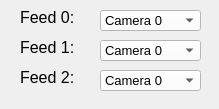
<?xml version="1.0" encoding="UTF-8"?>
<ui version="4.0">
 <class>rqt_vortex_camera_selection</class>
 <widget class="QWidget" name="rqt_vortex_camera_selection">
  <property name="geometry">
   <rect>
    <x>0</x>
    <y>0</y>
    <width>219</width>
    <height>109</height>
   </rect>
  </property>
  <property name="windowTitle">
   <string>Vortex Camera Selection</string>
  </property>
  <widget class="QLabel" name="label">
   <property name="geometry">
    <rect>
     <x>20</x>
     <y>10</y>
     <width>59</width>
     <height>14</height>
    </rect>
   </property>
   <property name="font">
    <font>
     <pointsize>12</pointsize>
    </font>
   </property>
   <property name="text">
    <string>Feed 0:</string>
   </property>
  </widget>
  <widget class="QComboBox" name="comboBox_feed0">
   <property name="geometry">
    <rect>
     <x>100</x>
     <y>10</y>
     <width>101</width>
     <height>21</height>
    </rect>
   </property>
   <property name="palette">
    <palette>
     <active>
      <colorrole role="WindowText">
       <brush brushstyle="SolidPattern">
        <color alpha="255">
         <red>0</red>
         <green>0</green>
         <blue>0</blue>
        </color>
       </brush>
      </colorrole>
      <colorrole role="Button">
       <brush brushstyle="SolidPattern">
        <color alpha="255">
         <red>255</red>
         <green>255</green>
         <blue>255</blue>
        </color>
       </brush>
      </colorrole>
      <colorrole role="Light">
       <brush brushstyle="SolidPattern">
        <color alpha="255">
         <red>255</red>
         <green>255</green>
         <blue>255</blue>
        </color>
       </brush>
      </colorrole>
      <colorrole role="Midlight">
       <brush brushstyle="SolidPattern">
        <color alpha="255">
         <red>255</red>
         <green>255</green>
         <blue>255</blue>
        </color>
       </brush>
      </colorrole>
      <colorrole role="Dark">
       <brush brushstyle="SolidPattern">
        <color alpha="255">
         <red>127</red>
         <green>127</green>
         <blue>127</blue>
        </color>
       </brush>
      </colorrole>
      <colorrole role="Mid">
       <brush brushstyle="SolidPattern">
        <color alpha="255">
         <red>170</red>
         <green>170</green>
         <blue>170</blue>
        </color>
       </brush>
      </colorrole>
      <colorrole role="Text">
       <brush brushstyle="SolidPattern">
        <color alpha="255">
         <red>0</red>
         <green>0</green>
         <blue>0</blue>
        </color>
       </brush>
      </colorrole>
      <colorrole role="BrightText">
       <brush brushstyle="SolidPattern">
        <color alpha="255">
         <red>255</red>
         <green>255</green>
         <blue>255</blue>
        </color>
       </brush>
      </colorrole>
      <colorrole role="ButtonText">
       <brush brushstyle="SolidPattern">
        <color alpha="255">
         <red>0</red>
         <green>0</green>
         <blue>0</blue>
        </color>
       </brush>
      </colorrole>
      <colorrole role="Base">
       <brush brushstyle="SolidPattern">
        <color alpha="255">
         <red>255</red>
         <green>255</green>
         <blue>255</blue>
        </color>
       </brush>
      </colorrole>
      <colorrole role="Window">
       <brush brushstyle="SolidPattern">
        <color alpha="255">
         <red>255</red>
         <green>255</green>
         <blue>255</blue>
        </color>
       </brush>
      </colorrole>
      <colorrole role="Shadow">
       <brush brushstyle="SolidPattern">
        <color alpha="255">
         <red>0</red>
         <green>0</green>
         <blue>0</blue>
        </color>
       </brush>
      </colorrole>
      <colorrole role="AlternateBase">
       <brush brushstyle="SolidPattern">
        <color alpha="255">
         <red>255</red>
         <green>255</green>
         <blue>255</blue>
        </color>
       </brush>
      </colorrole>
      <colorrole role="ToolTipBase">
       <brush brushstyle="SolidPattern">
        <color alpha="255">
         <red>255</red>
         <green>255</green>
         <blue>220</blue>
        </color>
       </brush>
      </colorrole>
      <colorrole role="ToolTipText">
       <brush brushstyle="SolidPattern">
        <color alpha="255">
         <red>0</red>
         <green>0</green>
         <blue>0</blue>
        </color>
       </brush>
      </colorrole>
     </active>
     <inactive>
      <colorrole role="WindowText">
       <brush brushstyle="SolidPattern">
        <color alpha="255">
         <red>0</red>
         <green>0</green>
         <blue>0</blue>
        </color>
       </brush>
      </colorrole>
      <colorrole role="Button">
       <brush brushstyle="SolidPattern">
        <color alpha="255">
         <red>255</red>
         <green>255</green>
         <blue>255</blue>
        </color>
       </brush>
      </colorrole>
      <colorrole role="Light">
       <brush brushstyle="SolidPattern">
        <color alpha="255">
         <red>255</red>
         <green>255</green>
         <blue>255</blue>
        </color>
       </brush>
      </colorrole>
      <colorrole role="Midlight">
       <brush brushstyle="SolidPattern">
        <color alpha="255">
         <red>255</red>
         <green>255</green>
         <blue>255</blue>
        </color>
       </brush>
      </colorrole>
      <colorrole role="Dark">
       <brush brushstyle="SolidPattern">
        <color alpha="255">
         <red>127</red>
         <green>127</green>
         <blue>127</blue>
        </color>
       </brush>
      </colorrole>
      <colorrole role="Mid">
       <brush brushstyle="SolidPattern">
        <color alpha="255">
         <red>170</red>
         <green>170</green>
         <blue>170</blue>
        </color>
       </brush>
      </colorrole>
      <colorrole role="Text">
       <brush brushstyle="SolidPattern">
        <color alpha="255">
         <red>0</red>
         <green>0</green>
         <blue>0</blue>
        </color>
       </brush>
      </colorrole>
      <colorrole role="BrightText">
       <brush brushstyle="SolidPattern">
        <color alpha="255">
         <red>255</red>
         <green>255</green>
         <blue>255</blue>
        </color>
       </brush>
      </colorrole>
      <colorrole role="ButtonText">
       <brush brushstyle="SolidPattern">
        <color alpha="255">
         <red>0</red>
         <green>0</green>
         <blue>0</blue>
        </color>
       </brush>
      </colorrole>
      <colorrole role="Base">
       <brush brushstyle="SolidPattern">
        <color alpha="255">
         <red>255</red>
         <green>255</green>
         <blue>255</blue>
        </color>
       </brush>
      </colorrole>
      <colorrole role="Window">
       <brush brushstyle="SolidPattern">
        <color alpha="255">
         <red>255</red>
         <green>255</green>
         <blue>255</blue>
        </color>
       </brush>
      </colorrole>
      <colorrole role="Shadow">
       <brush brushstyle="SolidPattern">
        <color alpha="255">
         <red>0</red>
         <green>0</green>
         <blue>0</blue>
        </color>
       </brush>
      </colorrole>
      <colorrole role="AlternateBase">
       <brush brushstyle="SolidPattern">
        <color alpha="255">
         <red>255</red>
         <green>255</green>
         <blue>255</blue>
        </color>
       </brush>
      </colorrole>
      <colorrole role="ToolTipBase">
       <brush brushstyle="SolidPattern">
        <color alpha="255">
         <red>255</red>
         <green>255</green>
         <blue>220</blue>
        </color>
       </brush>
      </colorrole>
      <colorrole role="ToolTipText">
       <brush brushstyle="SolidPattern">
        <color alpha="255">
         <red>0</red>
         <green>0</green>
         <blue>0</blue>
        </color>
       </brush>
      </colorrole>
     </inactive>
     <disabled>
      <colorrole role="WindowText">
       <brush brushstyle="SolidPattern">
        <color alpha="255">
         <red>127</red>
         <green>127</green>
         <blue>127</blue>
        </color>
       </brush>
      </colorrole>
      <colorrole role="Button">
       <brush brushstyle="SolidPattern">
        <color alpha="255">
         <red>255</red>
         <green>255</green>
         <blue>255</blue>
        </color>
       </brush>
      </colorrole>
      <colorrole role="Light">
       <brush brushstyle="SolidPattern">
        <color alpha="255">
         <red>255</red>
         <green>255</green>
         <blue>255</blue>
        </color>
       </brush>
      </colorrole>
      <colorrole role="Midlight">
       <brush brushstyle="SolidPattern">
        <color alpha="255">
         <red>255</red>
         <green>255</green>
         <blue>255</blue>
        </color>
       </brush>
      </colorrole>
      <colorrole role="Dark">
       <brush brushstyle="SolidPattern">
        <color alpha="255">
         <red>127</red>
         <green>127</green>
         <blue>127</blue>
        </color>
       </brush>
      </colorrole>
      <colorrole role="Mid">
       <brush brushstyle="SolidPattern">
        <color alpha="255">
         <red>170</red>
         <green>170</green>
         <blue>170</blue>
        </color>
       </brush>
      </colorrole>
      <colorrole role="Text">
       <brush brushstyle="SolidPattern">
        <color alpha="255">
         <red>127</red>
         <green>127</green>
         <blue>127</blue>
        </color>
       </brush>
      </colorrole>
      <colorrole role="BrightText">
       <brush brushstyle="SolidPattern">
        <color alpha="255">
         <red>255</red>
         <green>255</green>
         <blue>255</blue>
        </color>
       </brush>
      </colorrole>
      <colorrole role="ButtonText">
       <brush brushstyle="SolidPattern">
        <color alpha="255">
         <red>127</red>
         <green>127</green>
         <blue>127</blue>
        </color>
       </brush>
      </colorrole>
      <colorrole role="Base">
       <brush brushstyle="SolidPattern">
        <color alpha="255">
         <red>255</red>
         <green>255</green>
         <blue>255</blue>
        </color>
       </brush>
      </colorrole>
      <colorrole role="Window">
       <brush brushstyle="SolidPattern">
        <color alpha="255">
         <red>255</red>
         <green>255</green>
         <blue>255</blue>
        </color>
       </brush>
      </colorrole>
      <colorrole role="Shadow">
       <brush brushstyle="SolidPattern">
        <color alpha="255">
         <red>0</red>
         <green>0</green>
         <blue>0</blue>
        </color>
       </brush>
      </colorrole>
      <colorrole role="AlternateBase">
       <brush brushstyle="SolidPattern">
        <color alpha="255">
         <red>255</red>
         <green>255</green>
         <blue>255</blue>
        </color>
       </brush>
      </colorrole>
      <colorrole role="ToolTipBase">
       <brush brushstyle="SolidPattern">
        <color alpha="255">
         <red>255</red>
         <green>255</green>
         <blue>220</blue>
        </color>
       </brush>
      </colorrole>
      <colorrole role="ToolTipText">
       <brush brushstyle="SolidPattern">
        <color alpha="255">
         <red>0</red>
         <green>0</green>
         <blue>0</blue>
        </color>
       </brush>
      </colorrole>
     </disabled>
    </palette>
   </property>
   <property name="font">
    <font>
     <pointsize>10</pointsize>
    </font>
   </property>
   <item>
    <property name="text">
     <string>Camera 0</string>
    </property>
   </item>
   <item>
    <property name="text">
     <string>Camera 1</string>
    </property>
   </item>
   <item>
    <property name="text">
     <string>Camera 2</string>
    </property>
   </item>
   <item>
    <property name="text">
     <string>Camera 3</string>
    </property>
   </item>
   <item>
    <property name="text">
     <string>Camera 4</string>
    </property>
   </item>
   <item>
    <property name="text">
     <string>Camera 5</string>
    </property>
   </item>
   <item>
    <property name="text">
     <string>Camera 6</string>
    </property>
   </item>
   <item>
    <property name="text">
     <string>Camera 7</string>
    </property>
   </item>
  </widget>
  <widget class="QComboBox" name="comboBox_feed1">
   <property name="geometry">
    <rect>
     <x>100</x>
     <y>40</y>
     <width>101</width>
     <height>21</height>
    </rect>
   </property>
   <property name="palette">
    <palette>
     <active>
      <colorrole role="WindowText">
       <brush brushstyle="SolidPattern">
        <color alpha="255">
         <red>0</red>
         <green>0</green>
         <blue>0</blue>
        </color>
       </brush>
      </colorrole>
      <colorrole role="Button">
       <brush brushstyle="SolidPattern">
        <color alpha="255">
         <red>255</red>
         <green>255</green>
         <blue>255</blue>
        </color>
       </brush>
      </colorrole>
      <colorrole role="Light">
       <brush brushstyle="SolidPattern">
        <color alpha="255">
         <red>255</red>
         <green>255</green>
         <blue>255</blue>
        </color>
       </brush>
      </colorrole>
      <colorrole role="Midlight">
       <brush brushstyle="SolidPattern">
        <color alpha="255">
         <red>255</red>
         <green>255</green>
         <blue>255</blue>
        </color>
       </brush>
      </colorrole>
      <colorrole role="Dark">
       <brush brushstyle="SolidPattern">
        <color alpha="255">
         <red>127</red>
         <green>127</green>
         <blue>127</blue>
        </color>
       </brush>
      </colorrole>
      <colorrole role="Mid">
       <brush brushstyle="SolidPattern">
        <color alpha="255">
         <red>170</red>
         <green>170</green>
         <blue>170</blue>
        </color>
       </brush>
      </colorrole>
      <colorrole role="Text">
       <brush brushstyle="SolidPattern">
        <color alpha="255">
         <red>0</red>
         <green>0</green>
         <blue>0</blue>
        </color>
       </brush>
      </colorrole>
      <colorrole role="BrightText">
       <brush brushstyle="SolidPattern">
        <color alpha="255">
         <red>255</red>
         <green>255</green>
         <blue>255</blue>
        </color>
       </brush>
      </colorrole>
      <colorrole role="ButtonText">
       <brush brushstyle="SolidPattern">
        <color alpha="255">
         <red>0</red>
         <green>0</green>
         <blue>0</blue>
        </color>
       </brush>
      </colorrole>
      <colorrole role="Base">
       <brush brushstyle="SolidPattern">
        <color alpha="255">
         <red>255</red>
         <green>255</green>
         <blue>255</blue>
        </color>
       </brush>
      </colorrole>
      <colorrole role="Window">
       <brush brushstyle="SolidPattern">
        <color alpha="255">
         <red>255</red>
         <green>255</green>
         <blue>255</blue>
        </color>
       </brush>
      </colorrole>
      <colorrole role="Shadow">
       <brush brushstyle="SolidPattern">
        <color alpha="255">
         <red>0</red>
         <green>0</green>
         <blue>0</blue>
        </color>
       </brush>
      </colorrole>
      <colorrole role="AlternateBase">
       <brush brushstyle="SolidPattern">
        <color alpha="255">
         <red>255</red>
         <green>255</green>
         <blue>255</blue>
        </color>
       </brush>
      </colorrole>
      <colorrole role="ToolTipBase">
       <brush brushstyle="SolidPattern">
        <color alpha="255">
         <red>255</red>
         <green>255</green>
         <blue>220</blue>
        </color>
       </brush>
      </colorrole>
      <colorrole role="ToolTipText">
       <brush brushstyle="SolidPattern">
        <color alpha="255">
         <red>0</red>
         <green>0</green>
         <blue>0</blue>
        </color>
       </brush>
      </colorrole>
     </active>
     <inactive>
      <colorrole role="WindowText">
       <brush brushstyle="SolidPattern">
        <color alpha="255">
         <red>0</red>
         <green>0</green>
         <blue>0</blue>
        </color>
       </brush>
      </colorrole>
      <colorrole role="Button">
       <brush brushstyle="SolidPattern">
        <color alpha="255">
         <red>255</red>
         <green>255</green>
         <blue>255</blue>
        </color>
       </brush>
      </colorrole>
      <colorrole role="Light">
       <brush brushstyle="SolidPattern">
        <color alpha="255">
         <red>255</red>
         <green>255</green>
         <blue>255</blue>
        </color>
       </brush>
      </colorrole>
      <colorrole role="Midlight">
       <brush brushstyle="SolidPattern">
        <color alpha="255">
         <red>255</red>
         <green>255</green>
         <blue>255</blue>
        </color>
       </brush>
      </colorrole>
      <colorrole role="Dark">
       <brush brushstyle="SolidPattern">
        <color alpha="255">
         <red>127</red>
         <green>127</green>
         <blue>127</blue>
        </color>
       </brush>
      </colorrole>
      <colorrole role="Mid">
       <brush brushstyle="SolidPattern">
        <color alpha="255">
         <red>170</red>
         <green>170</green>
         <blue>170</blue>
        </color>
       </brush>
      </colorrole>
      <colorrole role="Text">
       <brush brushstyle="SolidPattern">
        <color alpha="255">
         <red>0</red>
         <green>0</green>
         <blue>0</blue>
        </color>
       </brush>
      </colorrole>
      <colorrole role="BrightText">
       <brush brushstyle="SolidPattern">
        <color alpha="255">
         <red>255</red>
         <green>255</green>
         <blue>255</blue>
        </color>
       </brush>
      </colorrole>
      <colorrole role="ButtonText">
       <brush brushstyle="SolidPattern">
        <color alpha="255">
         <red>0</red>
         <green>0</green>
         <blue>0</blue>
        </color>
       </brush>
      </colorrole>
      <colorrole role="Base">
       <brush brushstyle="SolidPattern">
        <color alpha="255">
         <red>255</red>
         <green>255</green>
         <blue>255</blue>
        </color>
       </brush>
      </colorrole>
      <colorrole role="Window">
       <brush brushstyle="SolidPattern">
        <color alpha="255">
         <red>255</red>
         <green>255</green>
         <blue>255</blue>
        </color>
       </brush>
      </colorrole>
      <colorrole role="Shadow">
       <brush brushstyle="SolidPattern">
        <color alpha="255">
         <red>0</red>
         <green>0</green>
         <blue>0</blue>
        </color>
       </brush>
      </colorrole>
      <colorrole role="AlternateBase">
       <brush brushstyle="SolidPattern">
        <color alpha="255">
         <red>255</red>
         <green>255</green>
         <blue>255</blue>
        </color>
       </brush>
      </colorrole>
      <colorrole role="ToolTipBase">
       <brush brushstyle="SolidPattern">
        <color alpha="255">
         <red>255</red>
         <green>255</green>
         <blue>220</blue>
        </color>
       </brush>
      </colorrole>
      <colorrole role="ToolTipText">
       <brush brushstyle="SolidPattern">
        <color alpha="255">
         <red>0</red>
         <green>0</green>
         <blue>0</blue>
        </color>
       </brush>
      </colorrole>
     </inactive>
     <disabled>
      <colorrole role="WindowText">
       <brush brushstyle="SolidPattern">
        <color alpha="255">
         <red>127</red>
         <green>127</green>
         <blue>127</blue>
        </color>
       </brush>
      </colorrole>
      <colorrole role="Button">
       <brush brushstyle="SolidPattern">
        <color alpha="255">
         <red>255</red>
         <green>255</green>
         <blue>255</blue>
        </color>
       </brush>
      </colorrole>
      <colorrole role="Light">
       <brush brushstyle="SolidPattern">
        <color alpha="255">
         <red>255</red>
         <green>255</green>
         <blue>255</blue>
        </color>
       </brush>
      </colorrole>
      <colorrole role="Midlight">
       <brush brushstyle="SolidPattern">
        <color alpha="255">
         <red>255</red>
         <green>255</green>
         <blue>255</blue>
        </color>
       </brush>
      </colorrole>
      <colorrole role="Dark">
       <brush brushstyle="SolidPattern">
        <color alpha="255">
         <red>127</red>
         <green>127</green>
         <blue>127</blue>
        </color>
       </brush>
      </colorrole>
      <colorrole role="Mid">
       <brush brushstyle="SolidPattern">
        <color alpha="255">
         <red>170</red>
         <green>170</green>
         <blue>170</blue>
        </color>
       </brush>
      </colorrole>
      <colorrole role="Text">
       <brush brushstyle="SolidPattern">
        <color alpha="255">
         <red>127</red>
         <green>127</green>
         <blue>127</blue>
        </color>
       </brush>
      </colorrole>
      <colorrole role="BrightText">
       <brush brushstyle="SolidPattern">
        <color alpha="255">
         <red>255</red>
         <green>255</green>
         <blue>255</blue>
        </color>
       </brush>
      </colorrole>
      <colorrole role="ButtonText">
       <brush brushstyle="SolidPattern">
        <color alpha="255">
         <red>127</red>
         <green>127</green>
         <blue>127</blue>
        </color>
       </brush>
      </colorrole>
      <colorrole role="Base">
       <brush brushstyle="SolidPattern">
        <color alpha="255">
         <red>255</red>
         <green>255</green>
         <blue>255</blue>
        </color>
       </brush>
      </colorrole>
      <colorrole role="Window">
       <brush brushstyle="SolidPattern">
        <color alpha="255">
         <red>255</red>
         <green>255</green>
         <blue>255</blue>
        </color>
       </brush>
      </colorrole>
      <colorrole role="Shadow">
       <brush brushstyle="SolidPattern">
        <color alpha="255">
         <red>0</red>
         <green>0</green>
         <blue>0</blue>
        </color>
       </brush>
      </colorrole>
      <colorrole role="AlternateBase">
       <brush brushstyle="SolidPattern">
        <color alpha="255">
         <red>255</red>
         <green>255</green>
         <blue>255</blue>
        </color>
       </brush>
      </colorrole>
      <colorrole role="ToolTipBase">
       <brush brushstyle="SolidPattern">
        <color alpha="255">
         <red>255</red>
         <green>255</green>
         <blue>220</blue>
        </color>
       </brush>
      </colorrole>
      <colorrole role="ToolTipText">
       <brush brushstyle="SolidPattern">
        <color alpha="255">
         <red>0</red>
         <green>0</green>
         <blue>0</blue>
        </color>
       </brush>
      </colorrole>
     </disabled>
    </palette>
   </property>
   <property name="font">
    <font>
     <pointsize>10</pointsize>
    </font>
   </property>
   <item>
    <property name="text">
     <string>Camera 0</string>
    </property>
   </item>
   <item>
    <property name="text">
     <string>Camera 1</string>
    </property>
   </item>
   <item>
    <property name="text">
     <string>Camera 2</string>
    </property>
   </item>
   <item>
    <property name="text">
     <string>Camera 3</string>
    </property>
   </item>
   <item>
    <property name="text">
     <string>Camera 4</string>
    </property>
   </item>
   <item>
    <property name="text">
     <string>Camera 5</string>
    </property>
   </item>
   <item>
    <property name="text">
     <string>Camera 6</string>
    </property>
   </item>
   <item>
    <property name="text">
     <string>Camera 7</string>
    </property>
   </item>
  </widget>
  <widget class="QLabel" name="label_2">
   <property name="geometry">
    <rect>
     <x>20</x>
     <y>40</y>
     <width>59</width>
     <height>14</height>
    </rect>
   </property>
   <property name="font">
    <font>
     <pointsize>12</pointsize>
    </font>
   </property>
   <property name="text">
    <string>Feed 1:</string>
   </property>
  </widget>
  <widget class="QComboBox" name="comboBox_feed2">
   <property name="geometry">
    <rect>
     <x>100</x>
     <y>70</y>
     <width>101</width>
     <height>21</height>
    </rect>
   </property>
   <property name="palette">
    <palette>
     <active>
      <colorrole role="WindowText">
       <brush brushstyle="SolidPattern">
        <color alpha="255">
         <red>0</red>
         <green>0</green>
         <blue>0</blue>
        </color>
       </brush>
      </colorrole>
      <colorrole role="Button">
       <brush brushstyle="SolidPattern">
        <color alpha="255">
         <red>255</red>
         <green>255</green>
         <blue>255</blue>
        </color>
       </brush>
      </colorrole>
      <colorrole role="Light">
       <brush brushstyle="SolidPattern">
        <color alpha="255">
         <red>255</red>
         <green>255</green>
         <blue>255</blue>
        </color>
       </brush>
      </colorrole>
      <colorrole role="Midlight">
       <brush brushstyle="SolidPattern">
        <color alpha="255">
         <red>255</red>
         <green>255</green>
         <blue>255</blue>
        </color>
       </brush>
      </colorrole>
      <colorrole role="Dark">
       <brush brushstyle="SolidPattern">
        <color alpha="255">
         <red>127</red>
         <green>127</green>
         <blue>127</blue>
        </color>
       </brush>
      </colorrole>
      <colorrole role="Mid">
       <brush brushstyle="SolidPattern">
        <color alpha="255">
         <red>170</red>
         <green>170</green>
         <blue>170</blue>
        </color>
       </brush>
      </colorrole>
      <colorrole role="Text">
       <brush brushstyle="SolidPattern">
        <color alpha="255">
         <red>0</red>
         <green>0</green>
         <blue>0</blue>
        </color>
       </brush>
      </colorrole>
      <colorrole role="BrightText">
       <brush brushstyle="SolidPattern">
        <color alpha="255">
         <red>255</red>
         <green>255</green>
         <blue>255</blue>
        </color>
       </brush>
      </colorrole>
      <colorrole role="ButtonText">
       <brush brushstyle="SolidPattern">
        <color alpha="255">
         <red>0</red>
         <green>0</green>
         <blue>0</blue>
        </color>
       </brush>
      </colorrole>
      <colorrole role="Base">
       <brush brushstyle="SolidPattern">
        <color alpha="255">
         <red>255</red>
         <green>255</green>
         <blue>255</blue>
        </color>
       </brush>
      </colorrole>
      <colorrole role="Window">
       <brush brushstyle="SolidPattern">
        <color alpha="255">
         <red>255</red>
         <green>255</green>
         <blue>255</blue>
        </color>
       </brush>
      </colorrole>
      <colorrole role="Shadow">
       <brush brushstyle="SolidPattern">
        <color alpha="255">
         <red>0</red>
         <green>0</green>
         <blue>0</blue>
        </color>
       </brush>
      </colorrole>
      <colorrole role="AlternateBase">
       <brush brushstyle="SolidPattern">
        <color alpha="255">
         <red>255</red>
         <green>255</green>
         <blue>255</blue>
        </color>
       </brush>
      </colorrole>
      <colorrole role="ToolTipBase">
       <brush brushstyle="SolidPattern">
        <color alpha="255">
         <red>255</red>
         <green>255</green>
         <blue>220</blue>
        </color>
       </brush>
      </colorrole>
      <colorrole role="ToolTipText">
       <brush brushstyle="SolidPattern">
        <color alpha="255">
         <red>0</red>
         <green>0</green>
         <blue>0</blue>
        </color>
       </brush>
      </colorrole>
     </active>
     <inactive>
      <colorrole role="WindowText">
       <brush brushstyle="SolidPattern">
        <color alpha="255">
         <red>0</red>
         <green>0</green>
         <blue>0</blue>
        </color>
       </brush>
      </colorrole>
      <colorrole role="Button">
       <brush brushstyle="SolidPattern">
        <color alpha="255">
         <red>255</red>
         <green>255</green>
         <blue>255</blue>
        </color>
       </brush>
      </colorrole>
      <colorrole role="Light">
       <brush brushstyle="SolidPattern">
        <color alpha="255">
         <red>255</red>
         <green>255</green>
         <blue>255</blue>
        </color>
       </brush>
      </colorrole>
      <colorrole role="Midlight">
       <brush brushstyle="SolidPattern">
        <color alpha="255">
         <red>255</red>
         <green>255</green>
         <blue>255</blue>
        </color>
       </brush>
      </colorrole>
      <colorrole role="Dark">
       <brush brushstyle="SolidPattern">
        <color alpha="255">
         <red>127</red>
         <green>127</green>
         <blue>127</blue>
        </color>
       </brush>
      </colorrole>
      <colorrole role="Mid">
       <brush brushstyle="SolidPattern">
        <color alpha="255">
         <red>170</red>
         <green>170</green>
         <blue>170</blue>
        </color>
       </brush>
      </colorrole>
      <colorrole role="Text">
       <brush brushstyle="SolidPattern">
        <color alpha="255">
         <red>0</red>
         <green>0</green>
         <blue>0</blue>
        </color>
       </brush>
      </colorrole>
      <colorrole role="BrightText">
       <brush brushstyle="SolidPattern">
        <color alpha="255">
         <red>255</red>
         <green>255</green>
         <blue>255</blue>
        </color>
       </brush>
      </colorrole>
      <colorrole role="ButtonText">
       <brush brushstyle="SolidPattern">
        <color alpha="255">
         <red>0</red>
         <green>0</green>
         <blue>0</blue>
        </color>
       </brush>
      </colorrole>
      <colorrole role="Base">
       <brush brushstyle="SolidPattern">
        <color alpha="255">
         <red>255</red>
         <green>255</green>
         <blue>255</blue>
        </color>
       </brush>
      </colorrole>
      <colorrole role="Window">
       <brush brushstyle="SolidPattern">
        <color alpha="255">
         <red>255</red>
         <green>255</green>
         <blue>255</blue>
        </color>
       </brush>
      </colorrole>
      <colorrole role="Shadow">
       <brush brushstyle="SolidPattern">
        <color alpha="255">
         <red>0</red>
         <green>0</green>
         <blue>0</blue>
        </color>
       </brush>
      </colorrole>
      <colorrole role="AlternateBase">
       <brush brushstyle="SolidPattern">
        <color alpha="255">
         <red>255</red>
         <green>255</green>
         <blue>255</blue>
        </color>
       </brush>
      </colorrole>
      <colorrole role="ToolTipBase">
       <brush brushstyle="SolidPattern">
        <color alpha="255">
         <red>255</red>
         <green>255</green>
         <blue>220</blue>
        </color>
       </brush>
      </colorrole>
      <colorrole role="ToolTipText">
       <brush brushstyle="SolidPattern">
        <color alpha="255">
         <red>0</red>
         <green>0</green>
         <blue>0</blue>
        </color>
       </brush>
      </colorrole>
     </inactive>
     <disabled>
      <colorrole role="WindowText">
       <brush brushstyle="SolidPattern">
        <color alpha="255">
         <red>127</red>
         <green>127</green>
         <blue>127</blue>
        </color>
       </brush>
      </colorrole>
      <colorrole role="Button">
       <brush brushstyle="SolidPattern">
        <color alpha="255">
         <red>255</red>
         <green>255</green>
         <blue>255</blue>
        </color>
       </brush>
      </colorrole>
      <colorrole role="Light">
       <brush brushstyle="SolidPattern">
        <color alpha="255">
         <red>255</red>
         <green>255</green>
         <blue>255</blue>
        </color>
       </brush>
      </colorrole>
      <colorrole role="Midlight">
       <brush brushstyle="SolidPattern">
        <color alpha="255">
         <red>255</red>
         <green>255</green>
         <blue>255</blue>
        </color>
       </brush>
      </colorrole>
      <colorrole role="Dark">
       <brush brushstyle="SolidPattern">
        <color alpha="255">
         <red>127</red>
         <green>127</green>
         <blue>127</blue>
        </color>
       </brush>
      </colorrole>
      <colorrole role="Mid">
       <brush brushstyle="SolidPattern">
        <color alpha="255">
         <red>170</red>
         <green>170</green>
         <blue>170</blue>
        </color>
       </brush>
      </colorrole>
      <colorrole role="Text">
       <brush brushstyle="SolidPattern">
        <color alpha="255">
         <red>127</red>
         <green>127</green>
         <blue>127</blue>
        </color>
       </brush>
      </colorrole>
      <colorrole role="BrightText">
       <brush brushstyle="SolidPattern">
        <color alpha="255">
         <red>255</red>
         <green>255</green>
         <blue>255</blue>
        </color>
       </brush>
      </colorrole>
      <colorrole role="ButtonText">
       <brush brushstyle="SolidPattern">
        <color alpha="255">
         <red>127</red>
         <green>127</green>
         <blue>127</blue>
        </color>
       </brush>
      </colorrole>
      <colorrole role="Base">
       <brush brushstyle="SolidPattern">
        <color alpha="255">
         <red>255</red>
         <green>255</green>
         <blue>255</blue>
        </color>
       </brush>
      </colorrole>
      <colorrole role="Window">
       <brush brushstyle="SolidPattern">
        <color alpha="255">
         <red>255</red>
         <green>255</green>
         <blue>255</blue>
        </color>
       </brush>
      </colorrole>
      <colorrole role="Shadow">
       <brush brushstyle="SolidPattern">
        <color alpha="255">
         <red>0</red>
         <green>0</green>
         <blue>0</blue>
        </color>
       </brush>
      </colorrole>
      <colorrole role="AlternateBase">
       <brush brushstyle="SolidPattern">
        <color alpha="255">
         <red>255</red>
         <green>255</green>
         <blue>255</blue>
        </color>
       </brush>
      </colorrole>
      <colorrole role="ToolTipBase">
       <brush brushstyle="SolidPattern">
        <color alpha="255">
         <red>255</red>
         <green>255</green>
         <blue>220</blue>
        </color>
       </brush>
      </colorrole>
      <colorrole role="ToolTipText">
       <brush brushstyle="SolidPattern">
        <color alpha="255">
         <red>0</red>
         <green>0</green>
         <blue>0</blue>
        </color>
       </brush>
      </colorrole>
     </disabled>
    </palette>
   </property>
   <property name="font">
    <font>
     <pointsize>10</pointsize>
    </font>
   </property>
   <item>
    <property name="text">
     <string>Camera 0</string>
    </property>
   </item>
   <item>
    <property name="text">
     <string>Camera 1</string>
    </property>
   </item>
   <item>
    <property name="text">
     <string>Camera 2</string>
    </property>
   </item>
   <item>
    <property name="text">
     <string>Camera 3</string>
    </property>
   </item>
   <item>
    <property name="text">
     <string>Camera 4</string>
    </property>
   </item>
   <item>
    <property name="text">
     <string>Camera 5</string>
    </property>
   </item>
   <item>
    <property name="text">
     <string>Camera 6</string>
    </property>
   </item>
   <item>
    <property name="text">
     <string>Camera 7</string>
    </property>
   </item>
  </widget>
  <widget class="QLabel" name="label_3">
   <property name="geometry">
    <rect>
     <x>20</x>
     <y>70</y>
     <width>59</width>
     <height>14</height>
    </rect>
   </property>
   <property name="font">
    <font>
     <pointsize>12</pointsize>
    </font>
   </property>
   <property name="text">
    <string>Feed 2:</string>
   </property>
  </widget>
 </widget>
 <resources/>
 <connections/>
</ui>
